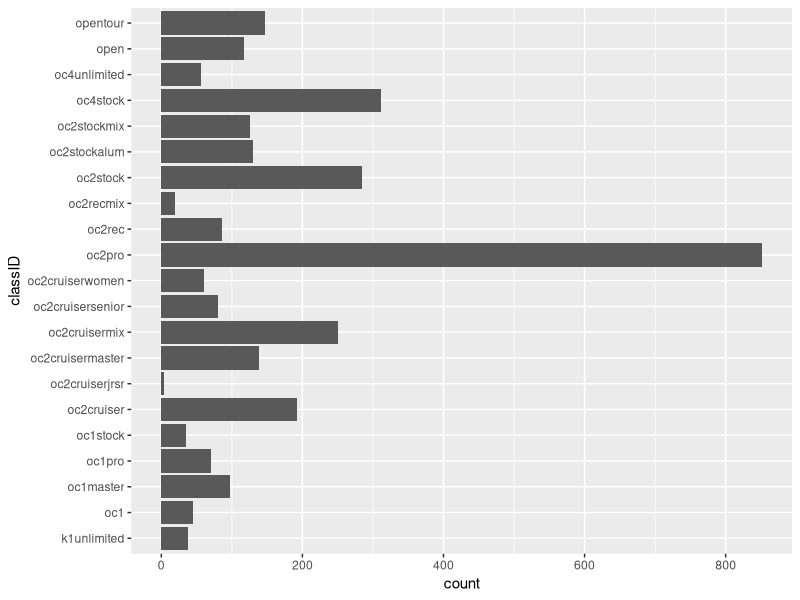

Reproduce this figure in R. (Note: this script raises an error after producing the figure.)
## ---- chunk 1
library(tidyverse)
library(readr)
library(dplyr)
library(ggplot2)

clinton_full <- read_csv("phoebechar/canoeing/clinton/full_clinton.csv")
## ---- chunk 2
clinton_full <- clinton_full |> filter(time != 0)
## ---- chunk 3

## ---- chunk 4
ggplot(clinton_full, aes(y = classID)) +
  geom_bar()
## ---- chunk 5
ggplot(kenduskeag_full, aes(x = boatType)) +
  geom_bar(colour = "darkslategrey", fill = "darkseagreen")
## ---- chunk 6
ggplot(kenduskeag_full, aes(y = boatType)) +
  geom_bar(colour = "darkslategrey", fill = "darkseagreen")
## ---- chunk 7
ggplot(clinton_full, aes(x = time)) +
  geom_histogram()
## ---- chunk 8
ggplot(kenduskeag_full, aes(x = time)) +
  geom_histogram(bins = 17)
## ---- chunk 9
ggplot(kenduskeag_full, aes(x = time)) +
  geom_histogram() +
  geom_freqpoly()
## ---- chunk 10
ggplot(kenduskeag_full, aes(x = courseID)) +
  geom_bar(position = "fill", aes(fill = boatType))
## ---- chunk 11
kenduskeag_attend <- kenduskeag_full |> group_by(year, bib) |> slice(1) |> ungroup() |> group_by(year) |> summarise(n_boats = n())
## ---- chunk 12
ggplot(kenduskeag_attend, aes(x = year, y = n_boats)) +
  geom_col()
## ---- chunk 13
ggplot(kenduskeag_full, aes(x = boatType, y = time)) +
  geom_violin(color = "hotpink", fill = "pink")
